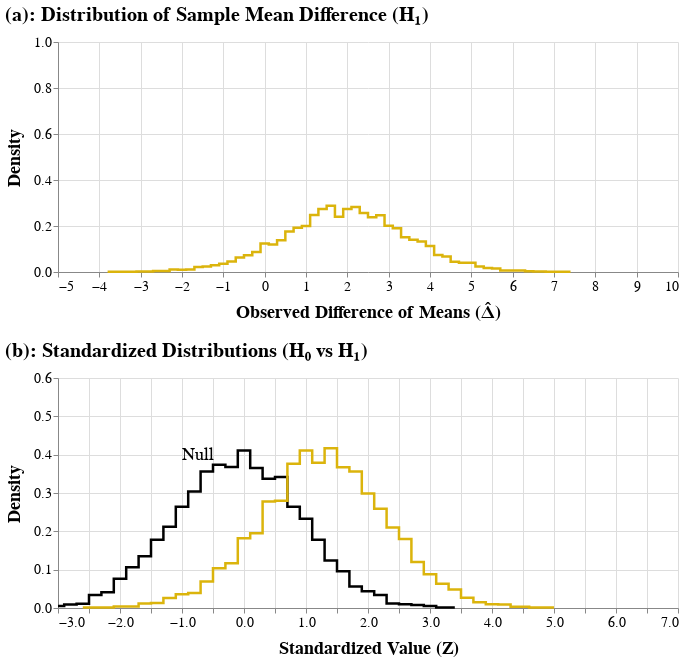

The cell this chart's notebook holds for it:
### Markdown cell above
Note that in this widget, and in the ones below, we are not really drawing random samples each time we move the sliders. Your are reading this on a static website, and I don't have a python kernel to execute these calculations. I build this widget to give a feel of how the distributions would look like had we been able to run the code. The numbers N1 and N2 represent the sizes of the two samples, and we simulate the statistics of the means of 5000 such samples to build the distributions.

The two colored curves behave in the exact same way, I just thought it would be instructive to see how they compare. In the widget below, we show only one curve, and how it changes as we control either the sample size or the real difference $\Delta$ in the population between girls and boys. I find it really useful to get intuiton about the equation for $Z_{H_1}$. See how it responds a lot less in changes of $n$ because of the square root.

### Code cell
#| code-summary: "widget"
import numpy as np
import pandas as pd
import altair as alt

# --- Parameters ---
seed = 2  # change this to any int (or set to None for non-reproducible draws)
num_samples_dist = 5000
bin_step = 0.2

# colors
c_alt  = "#dbb40c"
c_null = "#000000"

# --- RNG (seedable) ---
rng = np.random.default_rng(seed) if seed is not None else np.random.default_rng()

# --- Independent random draws (fixed once) ---
data_dist = pd.DataFrame({"sample_id": np.arange(num_samples_dist)})
data_dist["z0"] = rng.normal(0, 1, num_samples_dist)  # null
data_dist["z1"] = rng.normal(0, 1, num_samples_dist)  # alt

# --- Interactive sliders ---
n_slider = alt.param(
    name="n", value=50,
    bind=alt.binding_range(min=5, max=400, step=1, name="n ")
)
delta_slider = alt.param(
    name="Δ", value=2.0,
    bind=alt.binding_range(min=0.0, max=5.0, step=0.1, name="Δ ")
)

# ------------------------------------------------------------------
# helper: step histogram from a single computed value column
# if label is not None, it creates a "lbl" field for legend/color
# ------------------------------------------------------------------
def step_hist(calc_expr, x_domain, y_domain, x_title, color=None):
    return (
        alt.Chart(data_dist)
        .transform_calculate(value=calc_expr)
        .transform_joinaggregate(total="count()")
        .transform_bin(
            ["bin_start", "bin_end"],
            field="value",
            bin=alt.Bin(extent=x_domain, step=bin_step),
        )
        .transform_aggregate(count="count()", groupby=["bin_start", "bin_end", "total"])
        .transform_calculate(density=f"datum.count / (datum.total * {bin_step})")
        .mark_line(interpolate="step", strokeWidth=2.5)
        .encode(
            x=alt.X("bin_start:Q", scale=alt.Scale(domain=x_domain), title=x_title),
            y=alt.Y("density:Q", stack=None, scale=alt.Scale(domain=y_domain), title="Density"),
            color=alt.value(color),
        )
        .properties(width=620, height=230)
    )

# ---------------- TOP PANEL (single curve: Δ-hat under H1) ----------------
# uses delta_slider (Δ) and n_slider (n)
top_alt = step_hist(
    calc_expr=f"Δ + datum.z1 * sqrt(2 * {sigma**2} / n)",
    x_domain=[-5, 10],
    y_domain=[0, 1.0],
    x_title="Observed Difference of Means (Δ̂)",
    color=c_alt,
)

top_row = top_alt.properties(title="(a): Distribution of Sample Mean Difference (H₁)")

# ---------------- BOTTOM PANEL (null + standardized H1) ----------------
bottom_null = step_hist(
    calc_expr="datum.z0",
    x_domain=[-3, 7],
    y_domain=[0, 0.6],
    x_title="Standardized Value (Z)",
    color=c_null,
)

bottom_alt = step_hist(
    calc_expr=f"datum.z1 + (Δ / ({sigma} * sqrt(2 / n)))",
    x_domain=[-3, 7],
    y_domain=[0, 0.6],
    x_title="Standardized Value (Z)",
    color=c_alt,
)

null_text = alt.Chart(pd.DataFrame({"x": [-1.0], "y": [0.4], "label": ["Null"]})).mark_text(
    align="left",
    baseline="middle",
    fontSize=18,
    color="black",
).encode(
    x="x:Q",
    y="y:Q",
    text="label:N"
)

bottom_row = alt.layer(bottom_null, bottom_alt, null_text).properties(
    title="(b): Standardized Distributions (H₀ vs H₁)"
)

# ---------------- FINAL ----------------
chart = (
    alt.vconcat(top_row, bottom_row)
    .add_params(n_slider, delta_slider)
    .configure_view(stroke=None)
    .configure_axis(
        grid=True,
        titleFontSize=18,
        labelFontSize=14,
        titlePadding=10,
    )
    .configure_title(
        fontSize=20,
        anchor="start",
        offset=10,
    )
)

chart

### Figure 1 — Vega-Lite specification as saved in the notebook (floating-point values rounded to 4 significant figures; data arrays with more than 128 entries replaced by an {"elided": "..."} marker saying what was removed)
{"config": {"view": {"continuousWidth": 300, "continuousHeight": 300, "stroke": null}, "axis": {"grid": true, "labelFontSize": 14, "titleFontSize": 18, "titlePadding": 10}, "title": {"anchor": "start", "fontSize": 20, "offset": 10}}, "vconcat": [{"data": {"name": "data-82ea9e802434c3ba1946bf407bd91ab2"}, "mark": {"type": "line", "interpolate": "step", "strokeWidth": 2.5}, "encoding": {"color": {"value": "#dbb40c"}, "x": {"field": "bin_start", "scale": {"domain": [-5, 10]}, "title": "Observed Difference of Means (Δ̂)", "type": "quantitative"}, "y": {"field": "density", "scale": {"domain": [0, 1.0]}, "stack": null, "title": "Density", "type": "quantitative"}}, "height": 230, "title": "(a): Distribution of Sample Mean Difference (H₁)", "transform": [{"calculate": "Δ + datum.z1 * sqrt(2 * 54.55029948286893 / n)", "as": "value"}, {"joinaggregate": [{"op": "count", "as": "total"}]}, {"bin": {"extent": [-5, 10], "step": 0.2}, "field": "value", "as": ["bin_start", "bin_end"]}, {"aggregate": [{"op": "count", "as": "count"}], "groupby": ["bin_start", "bin_end", "total"]}, {"calculate": "datum.count / (datum.total * 0.2)", "as": "density"}], "width": 620}, {"layer": [{"data": {"name": "data-82ea9e802434c3ba1946bf407bd91ab2"}, "mark": {"type": "line", "interpolate": "step", "strokeWidth": 2.5}, "encoding": {"color": {"value": "#000000"}, "x": {"field": "bin_start", "scale": {"domain": [-3, 7]}, "title": "Standardized Value (Z)", "type": "quantitative"}, "y": {"field": "density", "scale": {"domain": [0, 0.6]}, "stack": null, "title": "Density", "type": "quantitative"}}, "transform": [{"calculate": "datum.z0", "as": "value"}, {"joinaggregate": [{"op": "count", "as": "total"}]}, {"bin": {"extent": [-3, 7], "step": 0.2}, "field": "value", "as": ["bin_start", "bin_end"]}, {"aggregate": [{"op": "count", "as": "count"}], "groupby": ["bin_start", "bin_end", "total"]}, {"calculate": "datum.count / (datum.total * 0.2)", "as": "density"}]}, {"data": {"name": "data-82ea9e802434c3ba1946bf407bd91ab2"}, "mark": {"type": "line", "interpolate": "step", "strokeWidth": 2.5}, "encoding": {"color": {"value": "#dbb40c"}, "x": {"field": "bin_start", "scale": {"domain": [-3, 7]}, "title": "Standardized Value (Z)", "type": "quantitative"}, "y": {"field": "density", "scale": {"domain": [0, 0.6]}, "stack": null, "title": "Density", "type": "quantitative"}}, "transform": [{"calculate": "datum.z1 + (Δ / (7.385817455290168 * sqrt(2 / n)))", "as": "value"}, {"joinaggregate": [{"op": "count", "as": "total"}]}, {"bin": {"extent": [-3, 7], "step": 0.2}, "field": "value", "as": ["bin_start", "bin_end"]}, {"aggregate": [{"op": "count", "as": "count"}], "groupby": ["bin_start", "bin_end", "total"]}, {"calculate": "datum.count / (datum.total * 0.2)", "as": "density"}]}, {"data": {"name": "data-49518d76c534c064870865d1b1fca1f3"}, "mark": {"type": "text", "align": "left", "baseline": "middle", "color": "black", "fontSize": 18}, "encoding": {"text": {"field": "label", "type": "nominal"}, "x": {"field": "x", "type": "quantitative"}, "y": {"field": "y", "type": "quantitative"}}}], "height": 230, "title": "(b): Standardized Distributions (H₀ vs H₁)", "width": 620}], "params": [{"name": "n", "bind": {"input": "range", "max": 400, "min": 5, "name": "n ", "step": 1}, "value": 50}, {"name": "Δ", "bind": {"input": "range", "max": 5.0, "min": 0.0, "name": "Δ ", "step": 0.1}, "value": 2.0}], "$schema": "https://vega.github.io/schema/vega-lite/v6.1.0.json", "datasets": {"data-82ea9e802434c3ba1946bf407bd91ab2": {"elided": "5000 records"}, "data-49518d76c534c064870865d1b1fca1f3": [{"x": -1.0, "y": 0.4, "label": "Null"}]}}
